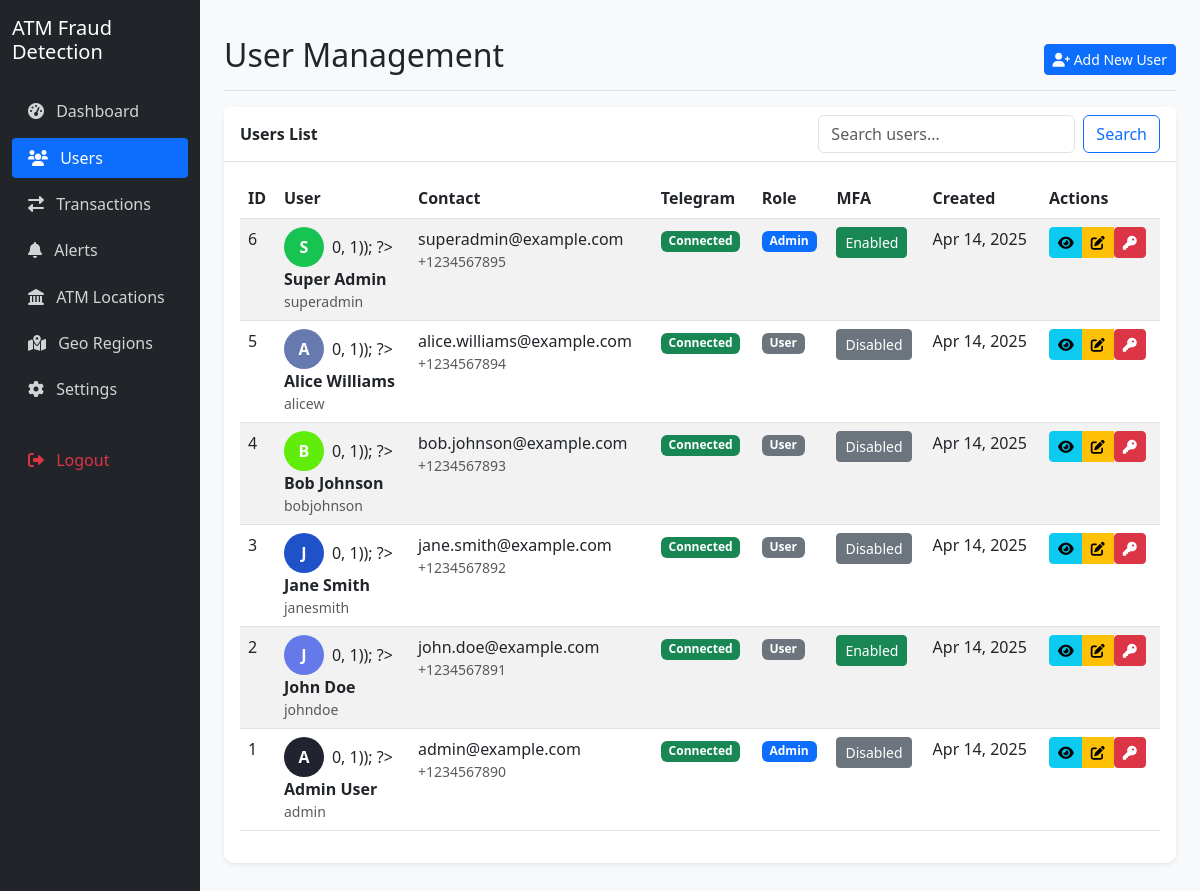
The page /admin/users.php (signed in) on the database its author committed.
### tables this page shows
CREATE TABLE IF NOT EXISTS users (
    user_id INT AUTO_INCREMENT PRIMARY KEY,
    full_name VARCHAR(100) NOT NULL,
    phone_number VARCHAR(20) NOT NULL,
    email VARCHAR(100) NOT NULL UNIQUE,
    telegram_chat_id VARCHAR(50) NULL,
    username VARCHAR(50) NOT NULL UNIQUE,
    password VARCHAR(255) NOT NULL,  
    firebase_uid VARCHAR(128) NULL,  
    is_admin TINYINT(1) DEFAULT 0,
    mfa_enabled TINYINT(1) DEFAULT 0,  
    created_at TIMESTAMP DEFAULT CURRENT_TIMESTAMP
);

### admin/users.php (the view, shortened to what this page needs)
<?php
$database = new Database();
$db = $database->getConnection();
$page = isset($_GET['page']) ? (int)$_GET['page'] : 1;
$limit = 10;
$offset = ($page - 1) * $limit;
$search = isset($_GET['search']) ? $_GET['search'] : '';
$searchCondition = '';
$query = "SELECT * FROM users" . $searchCondition . " ORDER BY user_id DESC LIMIT :limit OFFSET :offset";
$stmt = $db->prepare($query);
$stmt->bindParam(':limit', $limit, PDO::PARAM_INT);
$stmt->bindParam(':offset', $offset, PDO::PARAM_INT);
$stmt->execute();
$users = $stmt->fetchAll(PDO::FETCH_ASSOC);
?>
<!DOCTYPE html>
<html lang="en">
<head>
    <link href="https://cdn.jsdelivr.net/npm/bootstrap@5.3.0-alpha1/dist/css/bootstrap.min.css" rel="stylesheet">
    <link rel="stylesheet" href="https://cdnjs.cloudflare.com/ajax/libs/font-awesome/6.0.0-beta3/css/all.min.css">
</head>
<body>
    <div class="container-fluid">
        <div class="row">
            <div class="col-md-3 col-lg-2 d-md-block sidebar collapse">
                <div class="position-sticky pt-3">
                    <div class="d-flex align-items-center justify-content-center mb-4">
                        <h5 class="mb-0">ATM Fraud Detection</h5>
                    </div>
                    <ul class="nav flex-column">
                        <li class="nav-item">
                            <a class="nav-link" href="dashboard.php">
                                <i class="fas fa-tachometer-alt"></i> Dashboard
                            </a>
                        </li>
                        <li class="nav-item">
                            <a class="nav-link active" href="users.php">
                                <i class="fas fa-users"></i> Users
                            </a>
                        </li>
                        <li class="nav-item">
                            <a class="nav-link" href="transactions.php">
                                <i class="fas fa-exchange-alt"></i> Transactions
                            </a>
                        </li>
                        <li class="nav-item">
                            <a class="nav-link" href="alerts.php">
                                <i class="fas fa-bell"></i> Alerts
                            </a>
                        </li>
                        <li class="nav-item">
                            <a class="nav-link" href="atms.php">
                                <i class="fas fa-landmark"></i> ATM Locations
                            </a>
                        </li>
                        <li class="nav-item">
                            <a class="nav-link" href="regions.php">
                                <i class="fas fa-map-marked-alt"></i> Geo Regions
                            </a>
                        </li>
                        <li class="nav-item">
                            <a class="nav-link" href="settings.php">
                                <i class="fas fa-cog"></i> Settings
                            </a>
                        </li>
                        <li class="nav-item mt-4">
                            <a class="nav-link text-danger" href="../auth/logout.php">
                                <i class="fas fa-sign-out-alt"></i> Logout
                            </a>
                        </li>
                    </ul>
                </div>
            </div>
            <div class="col-md-9 ms-sm-auto col-lg-10 px-md-4 main-content">
                <div class="d-flex justify-content-between flex-wrap flex-md-nowrap align-items-center pt-3 pb-2 mb-3 border-bottom">
                    <h1 class="h2">User Management</h1>
                    <div class="btn-toolbar mb-2 mb-md-0">
                        <a href="add-user.php" class="btn btn-sm btn-primary">
                            <i class="fas fa-user-plus"></i> Add New User
                        </a>
                    </div>
                </div>
                <div class="card">
                    <div class="card-header d-flex justify-content-between align-items-center">
                        <span>Users List</span>
                        <form class="d-flex" method="GET" action="">
                            <input class="form-control me-2" type="search" name="search" placeholder="Search users..." value="<?php echo htmlspecialchars($search); ?>">
                            <button class="btn btn-outline-primary" type="submit">Search</button>
                        </form>
                    </div>
                    <div class="card-body">
                        <div class="table-responsive">
                            <table class="table table-striped table-hover">
                                <thead>
                                    <tr>
                                        <th>ID</th>
                                        <th>User</th>
                                        <th>Contact</th>
                                        <th>Telegram</th>
                                        <th>Role</th>
                                        <th>MFA</th>
                                        <th>Created</th>
                                        <th>Actions</th>
                                    </tr>
                                </thead>
                                <tbody>
                                    <?php if (empty($users)): ?>
                                        <tr>
                                            <td colspan="8" class="text-center">No users found</td>
                                        </tr>
                                    <?php else: ?>
                                        <?php foreach ($users as $user): ?>
                                            <tr>
                                                <td><?php echo $user['user_id']; ?></td>
                                                <td>
                                                    <div class="d-flex align-items-center">
                                                        <div class="user-avatar me-2" style="background-color: <?php echo '#' . substr(md5($user['username']), 0, 6); ?>">
                                                            <?php echo strtoupper(substr($user['full_name'], 0, 1)); ?>
                                                        </div>  0, 1)); ?>
                                                        </div>
                                                        <div>
                                                            <div class="fw-bold"><?php echo htmlspecialchars($user['full_name']); ?></div>
                                                            <div class="small text-muted"><?php echo htmlspecialchars($user['username']); ?></div>
                                                        </div>
                                                    </div>
                                                <td>
                                                    <div><?php echo htmlspecialchars($user['email']); ?></div>
                                                    <div class="small text-muted"><?php echo htmlspecialchars($user['phone_number']); ?></div>
                                                </td>
                                                <td>
                                                    <?php if (!empty($user['telegram_chat_id'])): ?>
                                                        <span class="badge bg-success">Connected</span>
                                                    <?php else: ?>
                                                        <span class="badge bg-danger">Not Connected</span>
                                                    <?php endif; ?>
                                                </td>
                                                <td>
                                                    <?php if ($user['is_admin']): ?>
                                                        <span class="badge bg-primary">Admin</span>
                                                    <?php else: ?>
                                                        <span class="badge bg-secondary">User</span>
                                                    <?php endif; ?>
                                                </td>
                                                <td>
                                                    <form method="post" action="" class="d-inline">
                                                        <button type="submit" class="btn btn-sm btn-<?php echo $user['mfa_enabled'] ? 'success' : 'secondary'; ?>">
                                                            <?php echo $user['mfa_enabled'] ? 'Enabled' : 'Disabled'; ?>
                                                        </button>
                                                    </form>
                                                </td>
                                                <td><?php echo date('M d, Y', strtotime($user['created_at'])); ?></td>
                                                <td>
                                                    <div class="btn-group">
                                                        <a href="view-user.php?id=<?php echo $user['user_id']; ?>" class="btn btn-sm btn-info">
                                                            <i class="fas fa-eye"></i>
                                                        </a>
                                                        <a href="edit-user.php?id=<?php echo $user['user_id']; ?>" class="btn btn-sm btn-warning">
                                                            <i class="fas fa-edit"></i>
                                                        </a>
                                                        <form method="post" action="" class="d-inline" onsubmit="return confirm('Are you sure you want to reset this user\'s password?');">
                                                            <button type="submit" class="btn btn-sm btn-danger">
                                                                <i class="fas fa-key"></i>
                                                            </button>
                                                        </form>
                                                    </div>
                                                </td>
                                        <?php endforeach; ?>
                                    <?php endif; ?>
</body>
</html>

### admin/users.php (style rules this page uses)
body { background-color: #f8f9fa; }
.sidebar { min-height: 100vh; background-color: #212529; color: white; }
.sidebar .nav-link { color: rgba(255, 255, 255, 0.8); padding: 0.5rem 1rem; margin: 0.2rem 0; border-radius: 0.25rem; }
.sidebar .nav-link.active { color: white; background-color: #0d6efd; }
.sidebar .nav-link i { margin-right: 0.5rem; }
.main-content { padding: 20px; }
.card { margin-bottom: 20px; border: none; border-radius: 10px; box-shadow: 0 0.125rem 0.25rem rgba(0, 0, 0, 0.075); }
.card-header { background-color: white; border-bottom: 1px solid rgba(0, 0, 0, 0.125); font-weight: 600; }
.table th { font-weight: 600; }
.user-avatar { width: 40px; height: 40px; border-radius: 50%; background-color: #6c757d; color: white; display: flex; align-items: center; justify-content: center; font-weight: bold; }

### rows shown on the page
users: user_id "6", full_name "S", full_name "Super Admin", username "superadmin", email "superadmin@example.com", phone_number "+1234567895", telegram_chat_id "Connected", is_admin "Admin", mfa_enabled "Enabled", created_at "Apr 14, 2025"
users: user_id "5", full_name "A", full_name "Alice Williams", username "alicew", email "alice.williams@example.com", phone_number "+1234567894", telegram_chat_id "Connected", is_admin "User", mfa_enabled "Disabled", created_at "Apr 14, 2025"
users: user_id "4", full_name "B", full_name "Bob Johnson", username "bobjohnson", email "bob.johnson@example.com", phone_number "+1234567893", telegram_chat_id "Connected", is_admin "User", mfa_enabled "Disabled", created_at "Apr 14, 2025"
users: user_id "3", full_name "J", full_name "Jane Smith", username "janesmith", email "jane.smith@example.com", phone_number "+1234567892", telegram_chat_id "Connected", is_admin "User", mfa_enabled "Disabled", created_at "Apr 14, 2025"
users: user_id "2", full_name "J", full_name "John Doe", username "johndoe", email "john.doe@example.com", phone_number "+1234567891", telegram_chat_id "Connected", is_admin "User", mfa_enabled "Enabled", created_at "Apr 14, 2025"
users: user_id "1", full_name "A", full_name "Admin User", username "admin", email "admin@example.com", phone_number "+1234567890", telegram_chat_id "Connected", is_admin "Admin", mfa_enabled "Disabled", created_at "Apr 14, 2025"
